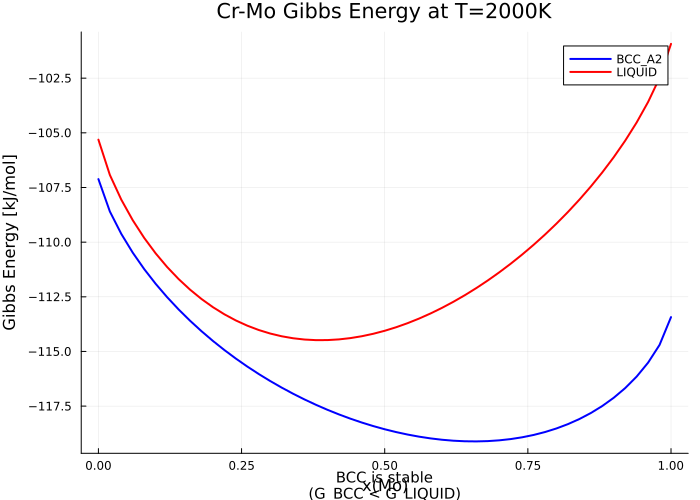

Generate this figure with Julia:
# SPDX-License-Identifier: GPL-3.0-or-later
# Copyright (C) 2026 Hiroharu Sugawara
# Part of OpenCALPHAD.jl - Example: Cr-Mo Gibbs energy curves
#
# Plot Gibbs energy curves for Cr-Mo binary system using steel1.TDB
#
# This example demonstrates two approaches to handle multi-component databases:
# 1. Manual y-matrix construction (shown below) for understanding the internals
# 2. High-level API with component_indices (see examples/122_scan_crmo.jl)
#
# For production use, the high-level API is recommended:
#   scan_composition(bcc, T, db, solver; component_indices=(1, 3))  # CR=1, MO=3

using OpenCALPHAD
using Plots

# Load steel1 thermodynamic database (6-component: C, Cr, Fe, Mo, Si, V)
tdb_path = joinpath(@__DIR__, "..", "reftest", "tdb", "steel1.TDB")
db = read_tdb(tdb_path)

# Get phases
bcc = get_phase(db, "BCC_A2")
liquid = get_phase(db, "LIQUID")

println("=== Cr-Mo System Analysis ===")
println()

# Show phase structures
println("BCC_A2 structure:")
println("  Sublattice 1: $(bcc.constituents[1])")
println("  Sublattice 2: $(bcc.constituents[2])")
println("  Sites: $(bcc.sites)")
println()

println("LIQUID structure:")
println("  Sublattice 1: $(liquid.constituents[1])")
println()

# Component indices (determined from constituent arrays)
# BCC_A2 sublattice 1: CR(1), FE(2), MO(3), SI(4), V(5)
# BCC_A2 sublattice 2: C(1), VA(2)
# LIQUID sublattice 1: C(1), CR(2), FE(3), MO(4), SI(5), V(6)

const CR_IDX_BCC = 1
const MO_IDX_BCC = 3
const VA_IDX_BCC = 2  # in sublattice 2

const CR_IDX_LIQ = 2
const MO_IDX_LIQ = 4

# Temperature for calculation
T = 2000.0  # K (both Cr and Mo are solid at this T, but close to Cr melting point 2180K)

println("Calculating Gibbs energy curves at T=$(T)K...")
println()

# Composition range
x_Mo_values = 0.0:0.02:1.0
n_points = length(x_Mo_values)

# Calculate G for BCC_A2
G_bcc = zeros(n_points)
n_sub_bcc = length(bcc.sites)
n_const_bcc = length(bcc.constituents[1])

for (i, x_Mo) in enumerate(x_Mo_values)
    y = zeros(n_sub_bcc, max(n_const_bcc, length(bcc.constituents[2])))
    y[1, CR_IDX_BCC] = 1.0 - x_Mo  # Cr
    y[1, MO_IDX_BCC] = x_Mo        # Mo
    y[2, VA_IDX_BCC] = 1.0         # VA (fixed)

    G_bcc[i] = calculate_gibbs_energy(bcc, T, y, db)
end

# Calculate G for LIQUID
G_liquid = zeros(n_points)
n_const_liq = length(liquid.constituents[1])

for (i, x_Mo) in enumerate(x_Mo_values)
    y = zeros(1, n_const_liq)
    y[1, CR_IDX_LIQ] = 1.0 - x_Mo  # Cr
    y[1, MO_IDX_LIQ] = x_Mo        # Mo

    G_liquid[i] = calculate_gibbs_energy(liquid, T, y, db)
end

# Print some values
println("Sample Gibbs energies at T=$(T)K:")
println("  x(Mo)  |  G_BCC [kJ/mol]  |  G_LIQUID [kJ/mol]  |  G_LIQ - G_BCC")
println("  -------|------------------|---------------------|----------------")
for i in [1, div(n_points, 2), n_points]
    x = x_Mo_values[i]
    dG = G_liquid[i] - G_bcc[i]
    println(
        "  $(round(x, digits=2))    |  $(round(G_bcc[i]/1000, digits=2))         |  $(round(G_liquid[i]/1000, digits=2))            |  $(round(dG/1000, digits=2))",
    )
end
println()

# Create plot
p = plot(
    xlabel = "x(Mo)",
    ylabel = "Gibbs Energy [kJ/mol]",
    title = "Cr-Mo Gibbs Energy at T=$(Int(T))K",
    legend = :topright,
    size = (700, 500),
)

# Plot BCC_A2
plot!(p, collect(x_Mo_values), G_bcc ./ 1000,
    linewidth = 2,
    color = :blue,
    label = "BCC_A2",
)

# Plot LIQUID
plot!(p, collect(x_Mo_values), G_liquid ./ 1000,
    linewidth = 2,
    color = :red,
    label = "LIQUID",
)

# Add annotations
annotate!(p, 0.5, minimum(G_bcc)/1000 - 2,
    text("BCC is stable\n(G_BCC < G_LIQUID)", 10, :center))

# Save to file
output_path = joinpath(@__DIR__, "102_gibbs_energy_crmo.png")
savefig(p, output_path)
println("Saved to $output_path")

# Display plot
display(p)

# Additional: Temperature dependence
println()
println("=== Temperature Dependence at x(Mo)=0.5 ===")
println()

T_values = 1500.0:100.0:2500.0
G_bcc_T = zeros(length(T_values))
G_liquid_T = zeros(length(T_values))

x_Mo = 0.5

# BCC y-matrix for x_Mo = 0.5
y_bcc = zeros(n_sub_bcc, max(n_const_bcc, length(bcc.constituents[2])))
y_bcc[1, CR_IDX_BCC] = 1.0 - x_Mo
y_bcc[1, MO_IDX_BCC] = x_Mo
y_bcc[2, VA_IDX_BCC] = 1.0

# LIQUID y-matrix for x_Mo = 0.5
y_liq = zeros(1, n_const_liq)
y_liq[1, CR_IDX_LIQ] = 1.0 - x_Mo
y_liq[1, MO_IDX_LIQ] = x_Mo

for (i, T_i) in enumerate(T_values)
    G_bcc_T[i] = calculate_gibbs_energy(bcc, T_i, y_bcc, db)
    G_liquid_T[i] = calculate_gibbs_energy(liquid, T_i, y_liq, db)
end

# Find approximate melting temperature (where G_BCC ≈ G_LIQUID)
dG = G_liquid_T .- G_bcc_T
idx_cross = findfirst(dG .< 0)
if !isnothing(idx_cross) && idx_cross > 1
    # Linear interpolation
    T1, T2 = T_values[idx_cross - 1], T_values[idx_cross]
    dG1, dG2 = dG[idx_cross - 1], dG[idx_cross]
    T_melt = T1 - dG1 * (T2 - T1) / (dG2 - dG1)
    println("Approximate melting temperature at x(Mo)=0.5: $(round(T_melt, digits=0))K")
else
    println("No crossing found in temperature range")
end

# Plot G vs T
p2 = plot(
    xlabel = "Temperature [K]",
    ylabel = "Gibbs Energy [kJ/mol]",
    title = "Cr-Mo (x_Mo=0.5) G vs T",
    legend = :topright,
    size = (700, 500),
)

plot!(p2, collect(T_values), G_bcc_T ./ 1000,
    linewidth = 2,
    color = :blue,
    label = "BCC_A2",
)

plot!(p2, collect(T_values), G_liquid_T ./ 1000,
    linewidth = 2,
    color = :red,
    label = "LIQUID",
)

# Save G-T plot
output_path2 = joinpath(@__DIR__, "102_gibbs_energy_crmo_T.png")
savefig(p2, output_path2)
println("Saved to $output_path2")

display(p2)
